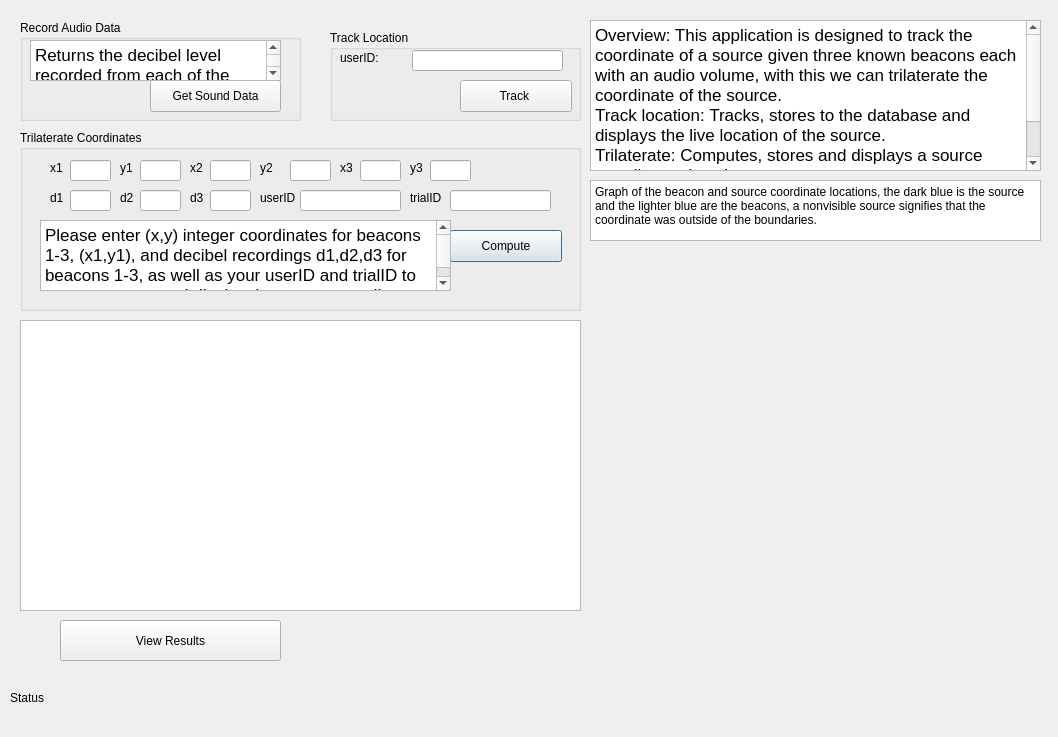
<?xml version="1.0" encoding="UTF-8"?>
<ui version="4.0">
 <class>Locationtracker</class>
 <widget class="QDialog" name="Locationtracker">
  <property name="geometry">
   <rect>
    <x>0</x>
    <y>0</y>
    <width>1058</width>
    <height>737</height>
   </rect>
  </property>
  <property name="windowTitle">
   <string>Dialog</string>
  </property>
  <widget class="QGroupBox" name="groupBox">
   <property name="geometry">
    <rect>
     <x>20</x>
     <y>130</y>
     <width>561</width>
     <height>181</height>
    </rect>
   </property>
   <property name="title">
    <string>Trilaterate Coordinates </string>
   </property>
   <widget class="QLineEdit" name="lineEdit_x1">
    <property name="geometry">
     <rect>
      <x>50</x>
      <y>30</y>
      <width>41</width>
      <height>21</height>
     </rect>
    </property>
   </widget>
   <widget class="QLineEdit" name="lineEdit_y1">
    <property name="geometry">
     <rect>
      <x>120</x>
      <y>30</y>
      <width>41</width>
      <height>21</height>
     </rect>
    </property>
   </widget>
   <widget class="QLineEdit" name="lineEdit_d1">
    <property name="geometry">
     <rect>
      <x>50</x>
      <y>60</y>
      <width>41</width>
      <height>21</height>
     </rect>
    </property>
   </widget>
   <widget class="QLineEdit" name="lineEdit_d2">
    <property name="geometry">
     <rect>
      <x>120</x>
      <y>60</y>
      <width>41</width>
      <height>21</height>
     </rect>
    </property>
   </widget>
   <widget class="QLineEdit" name="lineEdit_d3">
    <property name="geometry">
     <rect>
      <x>190</x>
      <y>60</y>
      <width>41</width>
      <height>21</height>
     </rect>
    </property>
   </widget>
   <widget class="QLineEdit" name="lineEdit_userID">
    <property name="geometry">
     <rect>
      <x>280</x>
      <y>60</y>
      <width>101</width>
      <height>21</height>
     </rect>
    </property>
   </widget>
   <widget class="QLabel" name="label0">
    <property name="geometry">
     <rect>
      <x>30</x>
      <y>30</y>
      <width>16</width>
      <height>16</height>
     </rect>
    </property>
    <property name="text">
     <string>x1</string>
    </property>
   </widget>
   <widget class="QLabel" name="label_2">
    <property name="geometry">
     <rect>
      <x>100</x>
      <y>30</y>
      <width>21</width>
      <height>16</height>
     </rect>
    </property>
    <property name="text">
     <string>y1</string>
    </property>
   </widget>
   <widget class="QLineEdit" name="lineEdit_x2">
    <property name="geometry">
     <rect>
      <x>190</x>
      <y>30</y>
      <width>41</width>
      <height>21</height>
     </rect>
    </property>
   </widget>
   <widget class="QLineEdit" name="lineEdit_y2">
    <property name="geometry">
     <rect>
      <x>270</x>
      <y>30</y>
      <width>41</width>
      <height>21</height>
     </rect>
    </property>
   </widget>
   <widget class="QLineEdit" name="lineEdit_x3">
    <property name="geometry">
     <rect>
      <x>340</x>
      <y>30</y>
      <width>41</width>
      <height>21</height>
     </rect>
    </property>
   </widget>
   <widget class="QLineEdit" name="lineEdit_y3">
    <property name="geometry">
     <rect>
      <x>410</x>
      <y>30</y>
      <width>41</width>
      <height>21</height>
     </rect>
    </property>
   </widget>
   <widget class="QLabel" name="label_3">
    <property name="geometry">
     <rect>
      <x>170</x>
      <y>30</y>
      <width>21</width>
      <height>16</height>
     </rect>
    </property>
    <property name="text">
     <string>x2</string>
    </property>
   </widget>
   <widget class="QLabel" name="label_4">
    <property name="geometry">
     <rect>
      <x>240</x>
      <y>30</y>
      <width>21</width>
      <height>16</height>
     </rect>
    </property>
    <property name="text">
     <string>y2</string>
    </property>
   </widget>
   <widget class="QLabel" name="label_5">
    <property name="geometry">
     <rect>
      <x>320</x>
      <y>30</y>
      <width>16</width>
      <height>16</height>
     </rect>
    </property>
    <property name="text">
     <string>x3</string>
    </property>
   </widget>
   <widget class="QLabel" name="label_6">
    <property name="geometry">
     <rect>
      <x>390</x>
      <y>30</y>
      <width>16</width>
      <height>16</height>
     </rect>
    </property>
    <property name="text">
     <string>y3</string>
    </property>
   </widget>
   <widget class="QLabel" name="label_7">
    <property name="geometry">
     <rect>
      <x>30</x>
      <y>60</y>
      <width>16</width>
      <height>16</height>
     </rect>
    </property>
    <property name="text">
     <string>d1</string>
    </property>
   </widget>
   <widget class="QLabel" name="label_8">
    <property name="geometry">
     <rect>
      <x>100</x>
      <y>60</y>
      <width>21</width>
      <height>16</height>
     </rect>
    </property>
    <property name="text">
     <string>d2</string>
    </property>
   </widget>
   <widget class="QLabel" name="label_9">
    <property name="geometry">
     <rect>
      <x>170</x>
      <y>60</y>
      <width>21</width>
      <height>16</height>
     </rect>
    </property>
    <property name="text">
     <string>d3</string>
    </property>
   </widget>
   <widget class="QLabel" name="label_10">
    <property name="geometry">
     <rect>
      <x>240</x>
      <y>60</y>
      <width>41</width>
      <height>16</height>
     </rect>
    </property>
    <property name="text">
     <string>userID</string>
    </property>
   </widget>
   <widget class="QLabel" name="label_11">
    <property name="geometry">
     <rect>
      <x>390</x>
      <y>60</y>
      <width>41</width>
      <height>16</height>
     </rect>
    </property>
    <property name="text">
     <string>trialID</string>
    </property>
   </widget>
   <widget class="QLineEdit" name="lineEdit_trialID">
    <property name="geometry">
     <rect>
      <x>430</x>
      <y>60</y>
      <width>101</width>
      <height>21</height>
     </rect>
    </property>
   </widget>
   <widget class="QPushButton" name="pushButton">
    <property name="geometry">
     <rect>
      <x>430</x>
      <y>100</y>
      <width>112</width>
      <height>32</height>
     </rect>
    </property>
    <property name="text">
     <string>Compute</string>
    </property>
   </widget>
   <widget class="QTextBrowser" name="textBrowser">
    <property name="geometry">
     <rect>
      <x>20</x>
      <y>90</y>
      <width>411</width>
      <height>71</height>
     </rect>
    </property>
    <property name="html">
     <string>&lt;!DOCTYPE HTML PUBLIC &quot;-//W3C//DTD HTML 4.0//EN&quot; &quot;http://www.w3.org/TR/REC-html40/strict.dtd&quot;&gt;
&lt;html&gt;&lt;head&gt;&lt;meta name=&quot;qrichtext&quot; content=&quot;1&quot; /&gt;&lt;style type=&quot;text/css&quot;&gt;
p, li { white-space: pre-wrap; }
&lt;/style&gt;&lt;/head&gt;&lt;body style=&quot; font-family:'.AppleSystemUIFont'; font-size:13pt; font-weight:400; font-style:normal;&quot;&gt;
&lt;p style=&quot; margin-top:0px; margin-bottom:0px; margin-left:0px; margin-right:0px; -qt-block-indent:0; text-indent:0px;&quot;&gt;&lt;span style=&quot; font-family:'.AppleSystemUIFont';&quot;&gt;Please enter (x,y) integer coordinates for beacons 1-3, (x1,y1), and decibel recordings d1,d2,d3 for beacons 1-3, as well as your userID and trialID to compute, save and display the source coordinate.&lt;/span&gt;&lt;/p&gt;&lt;/body&gt;&lt;/html&gt;</string>
    </property>
   </widget>
  </widget>
  <widget class="QGroupBox" name="groupBox_2">
   <property name="geometry">
    <rect>
     <x>20</x>
     <y>20</y>
     <width>281</width>
     <height>101</height>
    </rect>
   </property>
   <property name="title">
    <string>Record Audio Data</string>
   </property>
   <widget class="QPushButton" name="pushButton_2">
    <property name="geometry">
     <rect>
      <x>130</x>
      <y>60</y>
      <width>131</width>
      <height>32</height>
     </rect>
    </property>
    <property name="text">
     <string>Get Sound Data</string>
    </property>
   </widget>
   <widget class="QTextBrowser" name="textBrowser_2">
    <property name="geometry">
     <rect>
      <x>10</x>
      <y>20</y>
      <width>251</width>
      <height>41</height>
     </rect>
    </property>
    <property name="html">
     <string>&lt;!DOCTYPE HTML PUBLIC &quot;-//W3C//DTD HTML 4.0//EN&quot; &quot;http://www.w3.org/TR/REC-html40/strict.dtd&quot;&gt;
&lt;html&gt;&lt;head&gt;&lt;meta name=&quot;qrichtext&quot; content=&quot;1&quot; /&gt;&lt;style type=&quot;text/css&quot;&gt;
p, li { white-space: pre-wrap; }
&lt;/style&gt;&lt;/head&gt;&lt;body style=&quot; font-family:'.AppleSystemUIFont'; font-size:13pt; font-weight:400; font-style:normal;&quot;&gt;
&lt;p style=&quot; margin-top:0px; margin-bottom:0px; margin-left:0px; margin-right:0px; -qt-block-indent:0; text-indent:0px;&quot;&gt;&lt;span style=&quot; font-family:'.AppleSystemUIFont';&quot;&gt;Returns the decibel level recorded from each of the three beacons.&lt;/span&gt;&lt;/p&gt;&lt;/body&gt;&lt;/html&gt;</string>
    </property>
   </widget>
  </widget>
  <widget class="QGroupBox" name="groupBox_3">
   <property name="geometry">
    <rect>
     <x>330</x>
     <y>30</y>
     <width>251</width>
     <height>91</height>
    </rect>
   </property>
   <property name="title">
    <string>Track Location</string>
   </property>
   <widget class="QPushButton" name="pushButton_3">
    <property name="geometry">
     <rect>
      <x>130</x>
      <y>50</y>
      <width>112</width>
      <height>32</height>
     </rect>
    </property>
    <property name="text">
     <string>Track </string>
    </property>
   </widget>
   <widget class="QLineEdit" name="lineEdit_userID3">
    <property name="geometry">
     <rect>
      <x>82</x>
      <y>20</y>
      <width>151</width>
      <height>21</height>
     </rect>
    </property>
   </widget>
   <widget class="QLabel" name="label_12">
    <property name="geometry">
     <rect>
      <x>10</x>
      <y>20</y>
      <width>58</width>
      <height>16</height>
     </rect>
    </property>
    <property name="text">
     <string>userID:</string>
    </property>
   </widget>
  </widget>
  <widget class="QLabel" name="label">
   <property name="geometry">
    <rect>
     <x>10</x>
     <y>690</y>
     <width>181</width>
     <height>16</height>
    </rect>
   </property>
   <property name="text">
    <string>Status</string>
   </property>
  </widget>
  <widget class="QTableView" name="tableView">
   <property name="geometry">
    <rect>
     <x>20</x>
     <y>320</y>
     <width>561</width>
     <height>291</height>
    </rect>
   </property>
  </widget>
  <widget class="QPushButton" name="pushButton_4">
   <property name="geometry">
    <rect>
     <x>60</x>
     <y>620</y>
     <width>221</width>
     <height>41</height>
    </rect>
   </property>
   <property name="text">
    <string>View Results</string>
   </property>
  </widget>
  <widget class="QCustomPlot" name="customPlot" native="true">
   <property name="geometry">
    <rect>
     <x>590</x>
     <y>250</y>
     <width>451</width>
     <height>361</height>
    </rect>
   </property>
  </widget>
  <widget class="QPlainTextEdit" name="plainTextEdit">
   <property name="geometry">
    <rect>
     <x>590</x>
     <y>180</y>
     <width>451</width>
     <height>61</height>
    </rect>
   </property>
   <property name="plainText">
    <string>Graph of the beacon and source coordinate locations, the dark blue is the source and the lighter blue are the beacons, a nonvisible source signifies that the coordinate was outside of the boundaries. </string>
   </property>
  </widget>
  <widget class="QTextEdit" name="textEdit">
   <property name="geometry">
    <rect>
     <x>590</x>
     <y>20</y>
     <width>451</width>
     <height>151</height>
    </rect>
   </property>
   <property name="html">
    <string>&lt;!DOCTYPE HTML PUBLIC &quot;-//W3C//DTD HTML 4.0//EN&quot; &quot;http://www.w3.org/TR/REC-html40/strict.dtd&quot;&gt;
&lt;html&gt;&lt;head&gt;&lt;meta name=&quot;qrichtext&quot; content=&quot;1&quot; /&gt;&lt;style type=&quot;text/css&quot;&gt;
p, li { white-space: pre-wrap; }
&lt;/style&gt;&lt;/head&gt;&lt;body style=&quot; font-family:'.AppleSystemUIFont'; font-size:13pt; font-weight:400; font-style:normal;&quot;&gt;
&lt;p style=&quot; margin-top:0px; margin-bottom:0px; margin-left:0px; margin-right:0px; -qt-block-indent:0; text-indent:0px;&quot;&gt;&lt;span style=&quot; font-family:'.AppleSystemUIFont';&quot;&gt;Overview: This application is designed to track the coordinate of a source given three known beacons each with an audio volume, with this we can trilaterate the coordinate of the source.&lt;/span&gt;&lt;/p&gt;
&lt;p style=&quot; margin-top:0px; margin-bottom:0px; margin-left:0px; margin-right:0px; -qt-block-indent:0; text-indent:0px;&quot;&gt;&lt;span style=&quot; font-family:'.AppleSystemUIFont';&quot;&gt;Track location: Tracks, stores to the database and displays the live location of the source.&lt;/span&gt;&lt;/p&gt;
&lt;p style=&quot; margin-top:0px; margin-bottom:0px; margin-left:0px; margin-right:0px; -qt-block-indent:0; text-indent:0px;&quot;&gt;&lt;span style=&quot; font-family:'.AppleSystemUIFont';&quot;&gt;Trilaterate: Computes, stores and displays a source coordinate given inputs.&lt;/span&gt;&lt;/p&gt;
&lt;p style=&quot; margin-top:0px; margin-bottom:0px; margin-left:0px; margin-right:0px; -qt-block-indent:0; text-indent:0px;&quot;&gt;&lt;span style=&quot; font-family:'.AppleSystemUIFont';&quot;&gt;Audio Processing: Displays the current audio reading in dB for each beacon.&lt;/span&gt;&lt;/p&gt;&lt;/body&gt;&lt;/html&gt;</string>
   </property>
  </widget>
 </widget>
 <customwidgets>
  <customwidget>
   <class>QCustomPlot</class>
   <extends>QWidget</extends>
   <header location="global">qcustomplot.h</header>
   <container>1</container>
  </customwidget>
 </customwidgets>
 <resources/>
 <connections/>
</ui>
